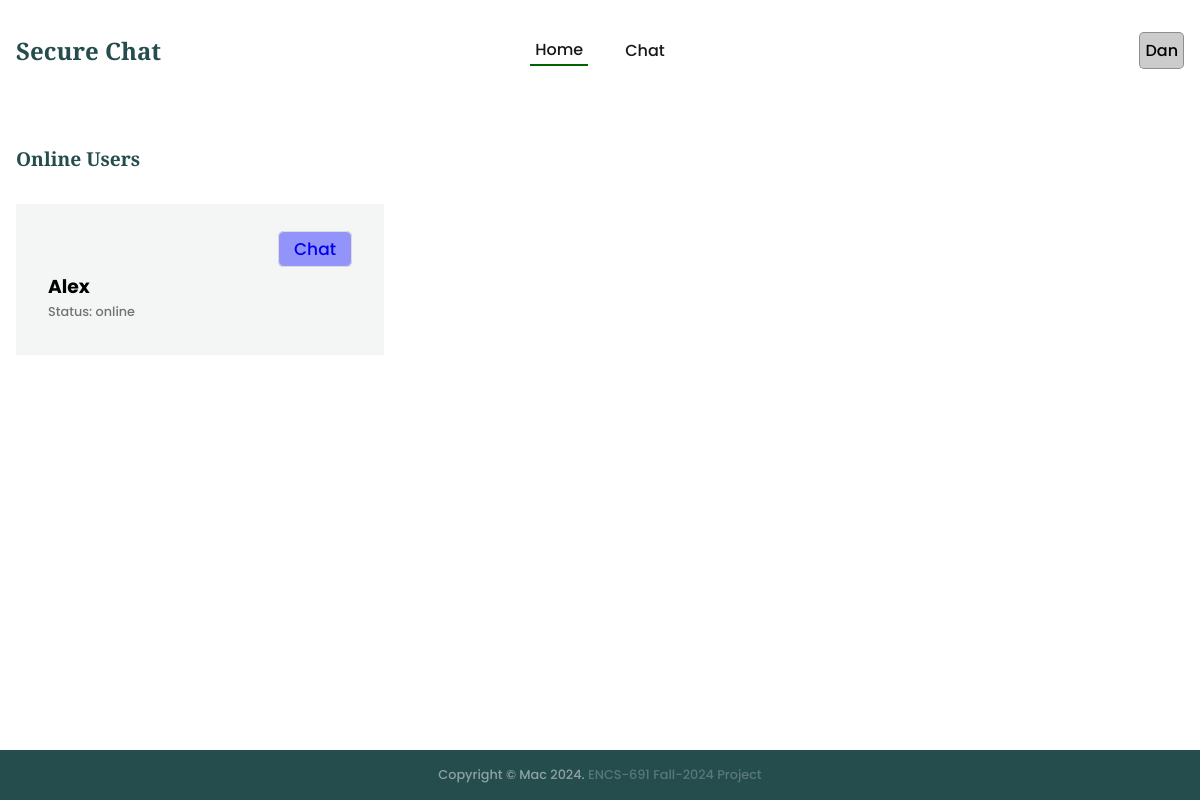
/Dan/, run on an earlier commit of the app's database.
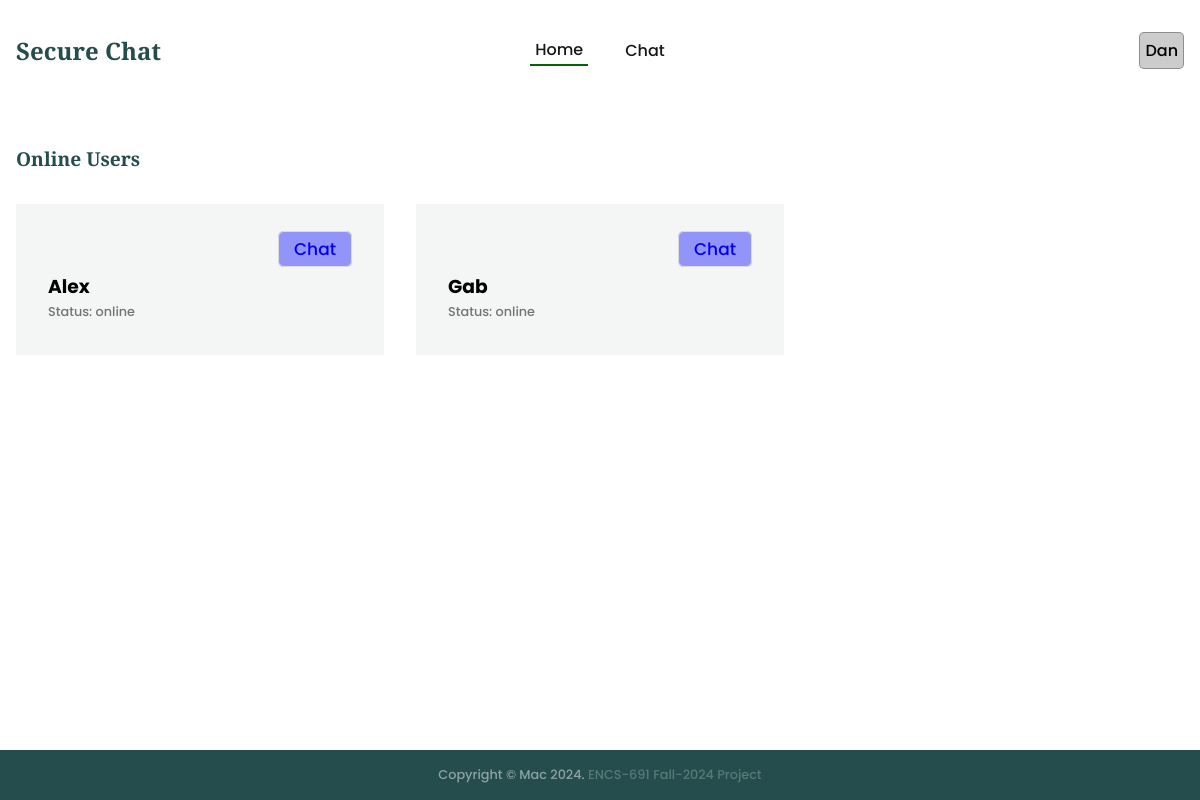
And on a later commit of the database.
### chat/models.py (models this page shows, shortened)
class SystemUsers(models.Model):
    username = models.CharField(max_length=50)
    status = models.CharField(max_length=50)
    createdat = models.DateTimeField(default=timezone.now)

### chat/views.py (the view)
# urls.py: path("<str:username>/", index, name="index"),
def index(req, username):
    onlineUsers = SystemUsers.objects.filter(status='online').exclude(username=username)
    context = {
        "username": username,
        "onlineUsers": onlineUsers,
        'pageOptions':{
            'page':'index',
            'buttonLabel':'View',
            'header':'Online Users',
            'index': 'active-menu'
        }
    }
    return render(req, "index.html", context)

### templates/index.html (shortened to what this page needs)
{% extends "base.html" %}
{% block content %}
<section class="section__container product__container" id="product">
    {% include "message.html" %}
    {% if pageOptions %}
    <h4 class="section__header">{{pageOptions.header}}</h4>
    {% if onlineUsers %}
    <div class="product__grid">
        {% for user in onlineUsers %}
        <div class="product__card">
            <div class="auction__btn">
                <div class="btn-div">
                    <a class="bid-btn" href="{% url 'chat:chatRoom' username %}?connectwith={{user.username}}">
                        Chat
                    </a>
                </div>
            </div>
            <h3>{{user.username}}</h3>
            <p>Status: {{user.status}}</p>
        </div>
        {% endfor %}
    </div>
    {% else %}
    <div class="auction-notice">No online users available</div>
    {% endif %}
    {% endif %}
</section>
{% endblock %}

### templates/base.html (shortened to what this page needs)
{% load static %}
<!DOCTYPE html>
<html lang="en">
<head>
  <link rel="stylesheet" href="{% static 'css/styles.css' %}" />
</head>
<body>
  <div id="main-container">
    <nav>
      <div class="nav__header">
        <div class="nav__logo">
          <a href="{% url 'chat:index' username %}" class="logo">Secure Chat</a>
        </div>
      </div>
      <ul class="nav__links" id="nav-links">
        {% with current_url=request.get_full_path %}
        {% url 'chat:index' username as url %}
        <li class="{% if current_url == url %} active-menu {%endif%}">
          <a href="{{url}}">Home</a>
        </li>
        {% url 'chat:chatRoom' username as url %}
        <li class="{% if current_url == url %} active-menu {%endif%}">
          <a href="{{url}}">Chat</a>
        </li>
        {% endwith %}
      </ul>
      <div class="nav__notification" id="nav-notification">
        {% if username %}
        <div class="user-container">
          <div id="systemuser">{{username}}</div>
        </div>
        {% else %}
        <a href="{% url 'chat:login' %}">Login</a>
        {% endif %}
      </div>
    </nav>
    {% block content %}{% endblock %}
  </div>
  <footer class="footer" id="contact">
    <div class="footer__bar">
      Copyright © Mac 2024. <span class="footer-span">ENCS-691 Fall-2024 Project</span>
    </div>
  </footer>
</body>
</html>

### templates/message.html (shortened to what this page needs)
<div style="width_: 100%; text-align: center; padding-bottom: 20px;">
</div>

### chat/static/css/styles.css (style rules this page uses)
:root { --primary-color: #254d4d; --text-dark: #171717; --text-light: #737373; --extra-light: #f4f6f5; --white: #ffffff; --max-width: 1200px; --header-font: "Merriweather", serif; }
* { padding: 0; margin: 0; box-sizing: border-box; }
.section__container { max-width: var(--max-width); margin: auto; padding: 1.5rem 1rem; }
.section__header { margin-bottom: 0.5rem; font-size: 1.2rem; font-weight: 600; font-family: var(--header-font); color: var(--primary-color); }
.logo { font-size: 1.5rem; font-weight: 600; font-family: var(--header-font); }
a { text-decoration: none; transition: 0.3s; }
ul { list-style: none; }
html, body { scroll-behavior: smooth; }
body { font-family: "Poppins", sans-serif; }
nav { position: fixed; isolation: isolate; width: 100%; max-width: var(--max-width); margin-inline: auto; z-index: 9; }
.nav__header { padding: 1rem; width: 100%; display: flex; align-items: center; justify-content: space-between; background-color: var(--primary-color); }
.nav__logo .logo { color: var(--white); }
.nav__links { position: absolute; top: 65px; left: 0; width: 100%; padding: 2rem; display: flex; align-items: center; justify-content: center; flex-direction: column; gap: 2rem; background-color: var(--primary-color); transition: 0.5s; z-index: -1; transform: translateY(-100%); }
.nav__links a { font-weight: 500; color: var(--white); }
.nav__links li { padding: 2px 5px; }
.active-menu { border-bottom: 2px solid darkgreen; }
.nav__notification { position: relative; flex: 1; display: flex; align-items: center; justify-content: flex-end; gap: 1rem; }
.product__grid { margin-top: 2rem; margin-bottom: 3rem; display: grid; gap: 2rem; }
.product__card { position: relative; isolation: isolate; padding: 2rem; }
.product__card::before { position: absolute; content: ""; top: 0; left: 0; width: 100%; height: 100%; background-color: var(--extra-light); z-index: -1; transition: 0.3s; }
.product__card p { padding: 2px 0; font-size: 0.8rem; font-weight: 500; color: var(--text-light); }
.product__card .btn-div { text-align: end; }
.auction__btn { display: flex; justify-content: end; margin-bottom: 10px; }
.product__card .bid-btn { font-size: 1.2rem; font-weight: 500; cursor: pointer; padding: 5px 15px; font-size: 17px; border: 1px solid #ddd; border-radius: 6px; outline: none; background-color: rgba(0, 0, 255, 0.4); z-index: 10; position: relative; }
.footer { background-color: var(--primary-color); position: fixed; left: 0; right: 0; bottom: 0; width: 100%; text-align: center; }
.footer__bar { padding: 1rem; font-size: 0.8rem; color: rgba(255, 255, 255, 0.6); opacity: 0.8; font-weight: 500; text-align: center; }
.footer .footer-span { color: rgba(255, 255, 255, 0.3); }
@media (width > 540px) { .product__grid { grid-template-columns: repeat(2, 1fr); } }
@media (width > 768px) { nav { position: static; padding: 2rem 1rem; display: flex; align-items: center; justify-content: space-between; gap: 2rem; } }
@media (width > 768px) { .nav__header { flex: 1; padding: 0; background-color: transparent; } }
@media (width > 768px) { .nav__logo .logo { color: var(--primary-color); } }
@media (width > 768px) { .nav__links { position: static; padding: 0; width: fit-content; flex-direction: row; gap: 2rem; background-color: transparent; transform: none; } }
@media (width > 768px) { .nav__links a { color: var(--text-dark); } }
@media (width > 768px) { .product__grid { grid-template-columns: repeat(3, 1fr); } }
.user-container { position: relative; display: inline-block; }
#systemuser { font-weight: 500; background-color: rgba(0, 0, 0, 0.2); border: 1px solid rgba(0, 0, 0, 0.3); border-radius: 5px; padding: 5px; cursor: pointer; }
::placeholder { text-transform: none; }
a { text-decoration: none; }

What changed in the data, as far as the page shows it:
added SystemUsers: username "Gab", status "online"
